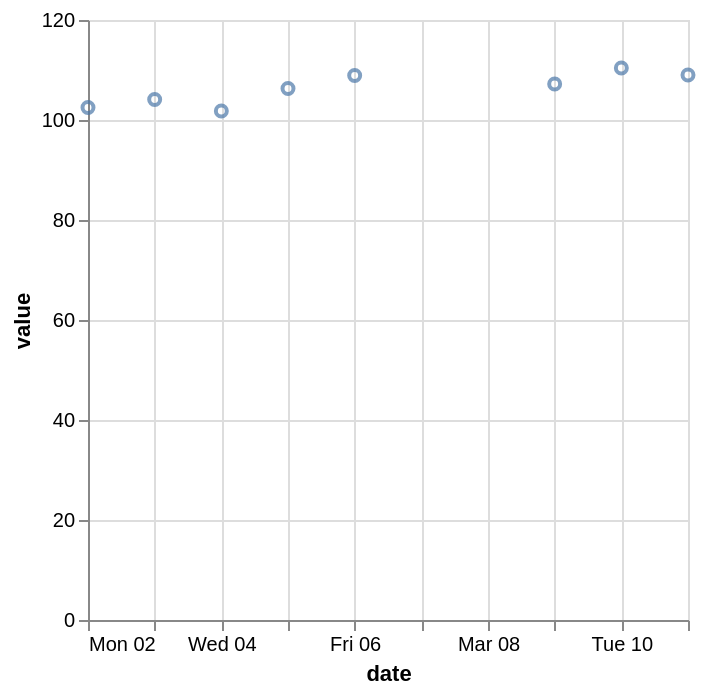

Source (Vega-Lite JSON):
### Vega-Lite specification from a JSON file in a GitHub repository (floating-point values rounded to 4 significant figures)
{"$schema": "https://vega.github.io/schema/vega-lite/v6.json", "data": {"values": [{"date": "2026-03-02", "value": 102.5}, {"date": "2026-03-03", "value": 104.1}, {"date": "2026-03-04", "value": 101.8}, {"date": "2026-03-05", "value": 106.3}, {"date": "2026-03-06", "value": 108.9}, {"date": "2026-03-09", "value": 107.2}, {"date": "2026-03-10", "value": 110.4}, {"date": "2026-03-11", "value": 109.0}]}, "description": "Explicit utc time scale.", "encoding": {"x": {"field": "date", "scale": {"type": "utc"}, "type": "temporal"}, "y": {"field": "value", "type": "quantitative"}}, "mark": "point", "usermeta": {"eas": {"standin_ratio": 0.0304, "threshold": 0.06}}}
